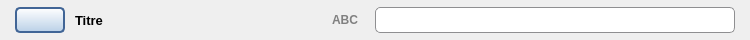
<?xml version="1.0" encoding="UTF-8"?>
<ui version="4.0">
 <class>AttributeName</class>
 <widget class="QWidget" name="AttributeName">
  <property name="geometry">
   <rect>
    <x>0</x>
    <y>0</y>
    <width>750</width>
    <height>40</height>
   </rect>
  </property>
  <property name="minimumSize">
   <size>
    <width>575</width>
    <height>40</height>
   </size>
  </property>
  <property name="maximumSize">
   <size>
    <width>16777215</width>
    <height>40</height>
   </size>
  </property>
  <layout class="QHBoxLayout" name="horizontalLayout_3">
   <property name="spacing">
    <number>10</number>
   </property>
   <property name="leftMargin">
    <number>15</number>
   </property>
   <property name="topMargin">
    <number>2</number>
   </property>
   <property name="rightMargin">
    <number>15</number>
   </property>
   <property name="bottomMargin">
    <number>2</number>
   </property>
   <item>
    <widget class="QPushButton" name="icon_folder">
     <property name="minimumSize">
      <size>
       <width>50</width>
       <height>26</height>
      </size>
     </property>
     <property name="maximumSize">
      <size>
       <width>50</width>
       <height>26</height>
      </size>
     </property>
     <property name="font">
      <font>
       <family>Segoe UI</family>
       <pointsize>10</pointsize>
      </font>
     </property>
     <property name="focusPolicy">
      <enum>Qt::NoFocus</enum>
     </property>
     <property name="contextMenuPolicy">
      <enum>Qt::CustomContextMenu</enum>
     </property>
     <property name="toolTip">
      <string>Choisir un icone</string>
     </property>
     <property name="styleSheet">
      <string notr="true">QPushButton{border: 2px solid #416596; border-radius: 5px ; background-color: qlineargradient(spread:pad, x1:0, y1:0, x2:0, y2:1, stop:0 #FFFFFF, stop:1 #BAD0E7); }
QPushButton:hover{background-color: qlineargradient(spread:pad, x1:0, y1:0, x2:0, y2:1, stop:0 #F8F8F8, stop:1 #8FADCC); }
QPushButton:pressed{background-color: qlineargradient(spread:pad, x1:0, y1:0, x2:0, y2:1, stop:0 #8FADCC, stop:1 #F8F8F8); }</string>
     </property>
     <property name="icon">
      <iconset resource="../icones/icons.qrc">
       <normaloff>:/Images/folder.png</normaloff>:/Images/folder.png</iconset>
     </property>
     <property name="iconSize">
      <size>
       <width>18</width>
       <height>18</height>
      </size>
     </property>
    </widget>
   </item>
   <item>
    <widget class="QLabel" name="name_attrib">
     <property name="minimumSize">
      <size>
       <width>240</width>
       <height>26</height>
      </size>
     </property>
     <property name="maximumSize">
      <size>
       <width>240</width>
       <height>26</height>
      </size>
     </property>
     <property name="font">
      <font>
       <family>Segoe UI</family>
       <pointsize>10</pointsize>
       <weight>75</weight>
       <bold>true</bold>
      </font>
     </property>
     <property name="text">
      <string>Titre </string>
     </property>
    </widget>
   </item>
   <item>
    <widget class="QLabel" name="type_attrib">
     <property name="minimumSize">
      <size>
       <width>40</width>
       <height>26</height>
      </size>
     </property>
     <property name="maximumSize">
      <size>
       <width>40</width>
       <height>26</height>
      </size>
     </property>
     <property name="font">
      <font>
       <family>Segoe UI</family>
       <pointsize>9</pointsize>
       <weight>75</weight>
       <bold>true</bold>
      </font>
     </property>
     <property name="toolTip">
      <string>Texte</string>
     </property>
     <property name="styleSheet">
      <string notr="true">QLabel{color: grey; }</string>
     </property>
     <property name="text">
      <string notr="true">ABC</string>
     </property>
     <property name="alignment">
      <set>Qt::AlignCenter</set>
     </property>
     <property name="margin">
      <number>5</number>
     </property>
    </widget>
   </item>
   <item>
    <layout class="QHBoxLayout" name="name_layer">
     <property name="spacing">
      <number>0</number>
     </property>
     <item>
      <widget class="QLineEdit" name="value_attrib">
       <property name="minimumSize">
        <size>
         <width>100</width>
         <height>26</height>
        </size>
       </property>
       <property name="maximumSize">
        <size>
         <width>16777215</width>
         <height>26</height>
        </size>
       </property>
       <property name="font">
        <font>
         <family>Segoe UI</family>
         <pointsize>10</pointsize>
        </font>
       </property>
       <property name="styleSheet">
        <string notr="true">QLineEdit{padding-left: 5px; border: 1px solid #8f8f91; border-right-width: 0px; border-top-left-radius:5px; border-bottom-left-radius: 5px; }</string>
       </property>
      </widget>
     </item>
     <item>
      <widget class="QPushButton" name="verification_bt">
       <property name="minimumSize">
        <size>
         <width>40</width>
         <height>26</height>
        </size>
       </property>
       <property name="maximumSize">
        <size>
         <width>40</width>
         <height>26</height>
        </size>
       </property>
       <property name="font">
        <font>
         <family>Segoe UI</family>
         <pointsize>10</pointsize>
        </font>
       </property>
       <property name="focusPolicy">
        <enum>Qt::NoFocus</enum>
       </property>
       <property name="styleSheet">
        <string notr="true">QPushButton{border: 1px solid #8f8f91; border-left-width: 0px; padding-left: 1px; border-right-width: 0px; padding-right: 1px; background-color:#FFFFFF; }
QPushButton:hover{border-left-width: 1px; border-right-width: 1px; padding: 0px; background-color: qlineargradient(spread:pad, x1:0, y1:0, x2:0, y2:1, stop:0 #F8F8F8, stop:1 #8FADCC); }
QPushButton:pressed{border-left-width: 1px; border-right-width: 1px; padding: 0px; background-color: qlineargradient(spread:pad, x1:0, y1:0, x2:0, y2:1, stop:0 #8FADCC, stop:1 #F8F8F8); }</string>
       </property>
       <property name="text">
        <string/>
       </property>
       <property name="icon">
        <iconset>
         <normaloff>:/Images/test_verifier.svg</normaloff>:/Images/test_verifier.svg</iconset>
       </property>
       <property name="iconSize">
        <size>
         <width>16</width>
         <height>16</height>
        </size>
       </property>
       <property name="flat">
        <bool>true</bool>
       </property>
      </widget>
     </item>
     <item>
      <widget class="QPushButton" name="formatting_bt">
       <property name="minimumSize">
        <size>
         <width>40</width>
         <height>26</height>
        </size>
       </property>
       <property name="maximumSize">
        <size>
         <width>40</width>
         <height>26</height>
        </size>
       </property>
       <property name="font">
        <font>
         <family>Segoe UI</family>
         <pointsize>10</pointsize>
        </font>
       </property>
       <property name="styleSheet">
        <string notr="true">QPushButton{border: 1px solid #8f8f91; border-left-width: 0px; padding-left: 1px;  border-top-right-radius: 5px ; border-bottom-right-radius: 5px; background-color:#FFFFFF; }
QPushButton:hover{border-left-width: 1px; padding: 0px; background-color: qlineargradient(spread:pad, x1:0, y1:0, x2:0, y2:1, stop:0 #F8F8F8, stop:1 #8FADCC); }
QPushButton:pressed{border-left-width: 1px; padding: 0px; background-color: qlineargradient(spread:pad, x1:0, y1:0, x2:0, y2:1, stop:0 #8FADCC, stop:1 #F8F8F8); }</string>
       </property>
       <property name="text">
        <string/>
       </property>
       <property name="icon">
        <iconset resource="../icones/icons.qrc">
         <normaloff>:/Images/format.png</normaloff>:/Images/format.png</iconset>
       </property>
       <property name="iconSize">
        <size>
         <width>16</width>
         <height>16</height>
        </size>
       </property>
       <property name="flat">
        <bool>true</bool>
       </property>
      </widget>
     </item>
    </layout>
   </item>
  </layout>
 </widget>
 <resources>
  <include location="../icones/icons.qrc"/>
 </resources>
 <connections/>
</ui>
